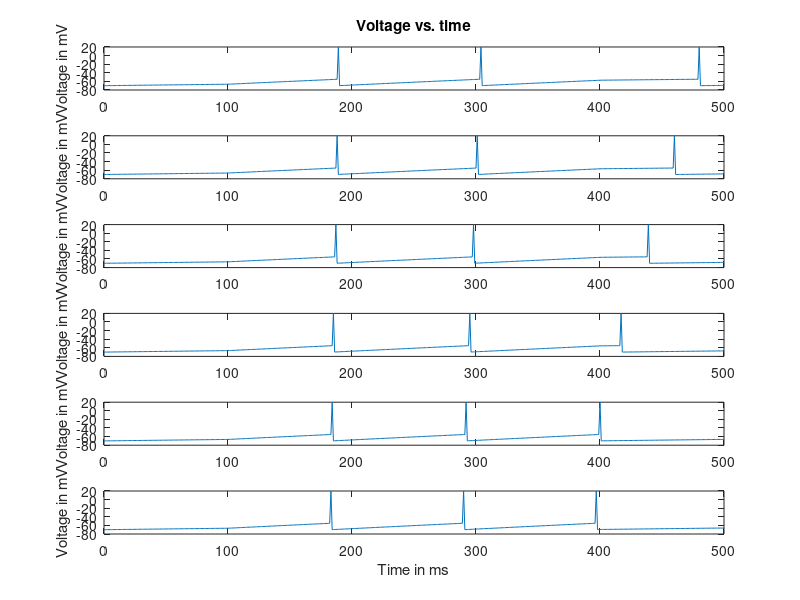

The MATLAB source for this figure:
%%
%%%%simulation
clear all;
close all;

%%%DEFINE PARAMETERS
dt=1; %time step ms
t_end=500; %total run time ms
t_StimStart=100; %time to start injecting current
t_StimEnd=400; %time to end injecting current
V_th=-55; %spike threshold
V_reset=-70; %value to reset voltage to after a spike
V_spike=20; %value to draw a spike to, when cell spikes
k=0.1;g=0.0005;

%%%DEFINE INITIAL VALUES AND VECTORS TO HOLD RESULTS
t_vect=0:dt:t_end; 
V_vect=zeros(1,length(t_vect));
V_plot_vect=zeros(1,length(t_vect));

%INTEGRATE THE EQUATION dV/dt = -g*V+k*I_e
PlotNum=0;
I_Stim_vect=1:0.02:1.1; %magnitudes of pulse of injected current [nA]
spTrain=zeros(length(I_Stim_vect),t_end);

for I_Stim=I_Stim_vect; %loop over different I_Stim values
    PlotNum=PlotNum+1;
    i=1; %index denoting which element of V is being assigned
    V_vect(i)=V_reset; %first element of V, i.e. value of V at t=0
    V_plot_vect(i)=V_vect(i); %if no spike, then just plot the actual voltage V
    I_e_vect=zeros(1,t_StimStart/dt); %portion of I_e_vect from t=0 to t_StimStart
    I_e_vect=[I_e_vect I_Stim*ones(1,1+((t_StimEnd-t_StimStart)/dt))];
    I_e_vect=[I_e_vect zeros(1,(t_end-t_StimEnd)/dt)];
    I_e_vect_mat(PlotNum,:)=I_e_vect;
    
    NumSpikes=0; %holds number of spikes that have occurred
    for t=dt:dt:t_end %loop through values of t in steps of df ms        
        dV=(-g*V_vect(i)+k*I_e_vect(i))*dt; %Euler's method
        V_vect(i+1)=V_vect(i)+dV;
        
        %if statement below says what to do if voltage crosses threshold
        if (V_vect(i+1)>V_th) %cell spiked
            V_vect(i+1)=V_reset; %set voltage back to V_reset
            V_plot_vect(i+1)=V_spike; %set vector that will be plotted to show a spike here
            NumSpikes=NumSpikes+1; %add 1 to the total spike count
            spTrain(PlotNum,t)=1;
        else %voltage didn't cross threshold so cell does not spike
            V_plot_vect(i+1)=V_vect(i+1); %plot actual voltage
        end
        i=i+1; %add 1 to index,corresponding to moving forward 1 time step
    end    
    
    
    %MAKE PLOTS
    figure(1)
    subplot(length(I_Stim_vect),1,PlotNum)
    plot(t_vect,V_plot_vect);
    if (PlotNum==1)
        title('Voltage vs. time');
    end
    if (PlotNum==length(I_Stim_vect))
        xlabel('Time in ms');
    end
    ylabel('Voltage in mV');
end
